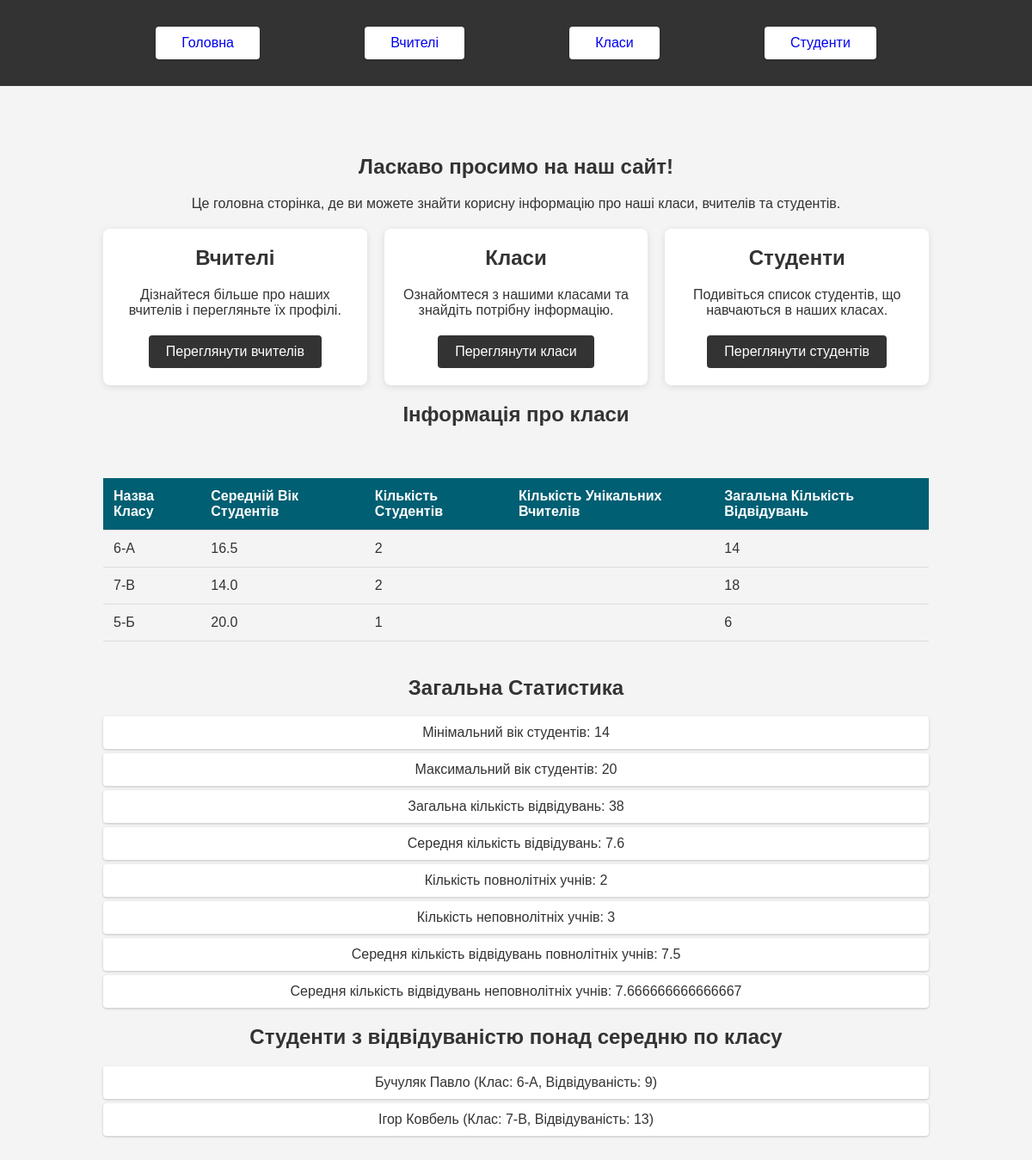
The page / on the database its author committed.
### Class/models.py (models this page shows, shortened)
class ClassDetails(models.Model):
    name = models.CharField(max_length=30)
    teacher = models.ForeignKey(Teacher, on_delete=models.CASCADE)

class Person(models.Model):
    first_name = models.CharField(max_length=30)
    last_name = models.CharField(max_length=30)
    def full_name(self):
        return f"{self.first_name} {self.last_name}"
    class Meta:
        abstract = True

class Student(Person):
    class_details = models.ForeignKey(ClassDetails, on_delete=models.CASCADE)
    age = models.PositiveIntegerField()
    attendance = models.PositiveIntegerField()

### Class/views.py (the view)
# urls.py: path('', home_view, name='home'),
def home_view(request):
    class_stats = ClassDetails.objects.annotate(
        average_age=Avg('student__age'),
        student_count=Count('student'),
        unigue_teacher=Count('teacher', distinct=True),
        total_attendance=Sum('student__attendance'),
    )
    overall_stats = Student.objects.aggregate(
        min_age=Min('age'),
        max_age=Max('age'),
        total_attendance=Sum('attendance'),
        average_attendance=Avg('attendance'),
    )
    adult_students = Student.objects.filter(age__gte=18)
    minor_students = Student.objects.filter(age__lt=18)
    overall_stats['adult_count'] = adult_students.count()
    overall_stats['minor_count'] = minor_students.count()
    overall_stats['adult_avg_attendance'] = adult_students.aggregate(avg=Avg('attendance'))['avg']
    overall_stats['minor_avg_attendance'] = minor_students.aggregate(avg=Avg('attendance'))['avg']
    students_above_avg_attendance = Student.objects.select_related('class_details').annotate(class_avg_attendance=Avg('class_details__student__attendance')).filter(attendance__gt=F('class_avg_attendance'))
    return render(request, 'home_page.html', {'class_stats': class_stats, 'overall_stats': overall_stats, 'students_above_avg_attendance': students_above_avg_attendance})

### templates/home_page.html (shortened to what this page needs)
{% extends 'base.html' %}
{% block content %}
    <section class="home-section">
        <h1>Ласкаво просимо на наш сайт!</h1>
        <p>Це головна сторінка, де ви можете знайти корисну інформацію про наші класи, вчителів та студентів.</p>
        <div class="home-cards">
            <div class="card">
                <h2>Вчителі</h2>
                <p>Дізнайтеся більше про наших вчителів і перегляньте їх профілі.</p>
                <a href="{% url 'teacher_list' %}" class="btn">Переглянути вчителів</a>
            </div>
            <div class="card">
                <h2>Класи</h2>
                <p>Ознайомтеся з нашими класами та знайдіть потрібну інформацію.</p>
                <a href="{% url 'class_details_list' %}" class="btn">Переглянути класи</a>
            </div>
            <div class="card">
                <h2>Студенти</h2>
                <p>Подивіться список студентів, що навчаються в наших класах.</p>
                <a href="{% url 'student_list' %}" class="btn">Переглянути студентів</a>
            </div>
        </div>
         <h1>Інформація про класи</h1>
    <div class="table-info">
    <table>
        <thead>
            <tr>
                <th>Назва Класу</th>
                <th>Середній Вік Студентів</th>
                <th>Кількість Студентів</th>
                <th>Кількість Унікальних Вчителів</th>
                <th>Загальна Кількість Відвідувань</th>
            </tr>
        </thead>
        <tbody>
            {% for class_stat in class_stats %}
                <tr>
                    <td>{{ class_stat.name }}</td>
                    <td>{{ class_stat.average_age }}</td>
                    <td>{{ class_stat.student_count }}</td>
                    <td>{{ class_stat.unique_teacher }}</td>
                    <td>{{ class_stat.total_attendance }}</td>
                </tr>
            {% endfor %}
        </tbody>
    </table>
    </div>
        <div class="overall-info>">
        <h2>Загальна Статистика</h2>
    <ul>
        <li>Мінімальний вік студентів: {{ overall_stats.min_age }}</li>
        <li>Максимальний вік студентів: {{ overall_stats.max_age }}</li>
        <li>Загальна кількість відвідувань: {{ overall_stats.total_attendance }}</li>
        <li>Середня кількість відвідувань: {{ overall_stats.average_attendance }}</li>
        <li>Кількість повнолітніх учнів: {{ overall_stats.adult_count }}</li>
        <li>Кількість неповнолітніх учнів: {{ overall_stats.minor_count }}</li>
        <li>Середня кількість відвідувань повнолітніх учнів: {{ overall_stats.adult_avg_attendance }}</li>
        <li>Середня кількість відвідувань неповнолітніх учнів: {{ overall_stats.minor_avg_attendance }}</li>
    </ul>
        <h2>Студенти з відвідуваністю понад середню по класу</h2>
    <ul>
        {% for student in students_above_avg_attendance %}
            <li>{{ student.full_name }} (Клас: {{ student.class_details.name }}, Відвідуваність: {{ student.attendance }})</li>
        {% empty %}
            <li>Немає студентів з відвідуваністю вище середньої по класу.</li>
    </ul>
        {% endfor %}
        </div>
    </section>
{% endblock %}

### static/css/styles.css (style rules this page uses)
body { font-family: Arial, sans-serif; margin: 0; padding: 0; background-color: #f4f4f4; color: #333; }
.home-section { text-align: center; padding: 40px 0; }
.home-cards { display: flex; gap: 20px; justify-content: center; margin-top: 20px; }
.card { background-color: white; padding: 20px; border-radius: 8px; box-shadow: 0 2px 8px rgba(0, 0, 0, 0.1); width: 300px; text-align: center; }
.card h2 { margin-top: 0; }
.card p { margin: 10px 0 20px; }
.btn { display: inline-block; padding: 10px 20px; background-color: #333; color: white; text-decoration: none; border-radius: 4px; transition: background-color 0.3s; }
.table-info { margin-top: 40px; overflow-x: auto; }
table { width: 100%; border-collapse: collapse; margin: 20px 0; font-size: 16px; text-align: left; }
table th, table td { padding: 12px; border-bottom: 1px solid #ddd; }
table th { background-color: #005f73; color: white; }
ul { list-style-type: none; padding: 0; }
ul li { background: #fff; margin: 5px 0; padding: 10px; border-radius: 4px; box-shadow: 0 1px 3px rgba(0, 0, 0, 0.2); }

### rows shown on the page
ClassDetails: name "6-А", average_age "16.5", student_count "2", total_attendance "14"
ClassDetails: name "7-В", average_age "14.0", student_count "2", total_attendance "18"
ClassDetails: name "5-Б", average_age "20.0", student_count "1", total_attendance "6"
Student: full_name "Бучуляк Павло", class_details.name "6-А", attendance "9"
Student: full_name "Ігор Ковбель", class_details.name "7-В", attendance "13"

### other values the page prints
{{ overall_stats.min_age }} "14"
{{ overall_stats.max_age }} "20"
{{ overall_stats.total_attendance }} "38"
{{ overall_stats.average_attendance }} "7.6"
{{ overall_stats.adult_count }} "2"
{{ overall_stats.minor_count }} "3"
{{ overall_stats.adult_avg_attendance }} "7.5"
{{ overall_stats.minor_avg_attendance }} "7.666666666666667"
